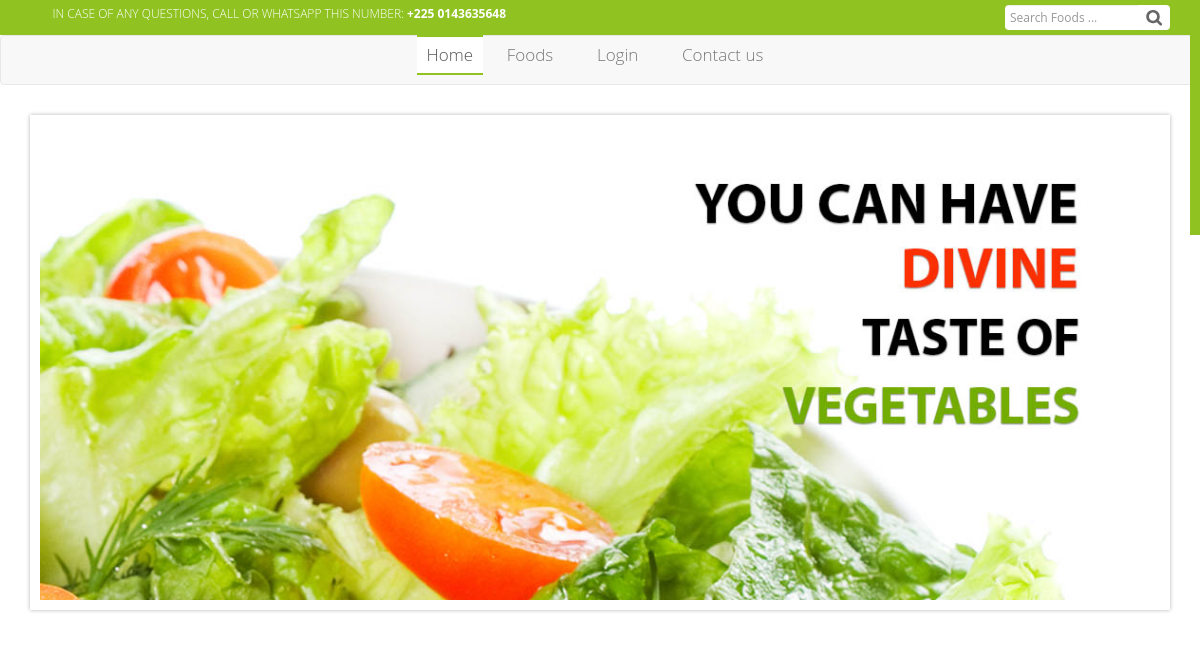
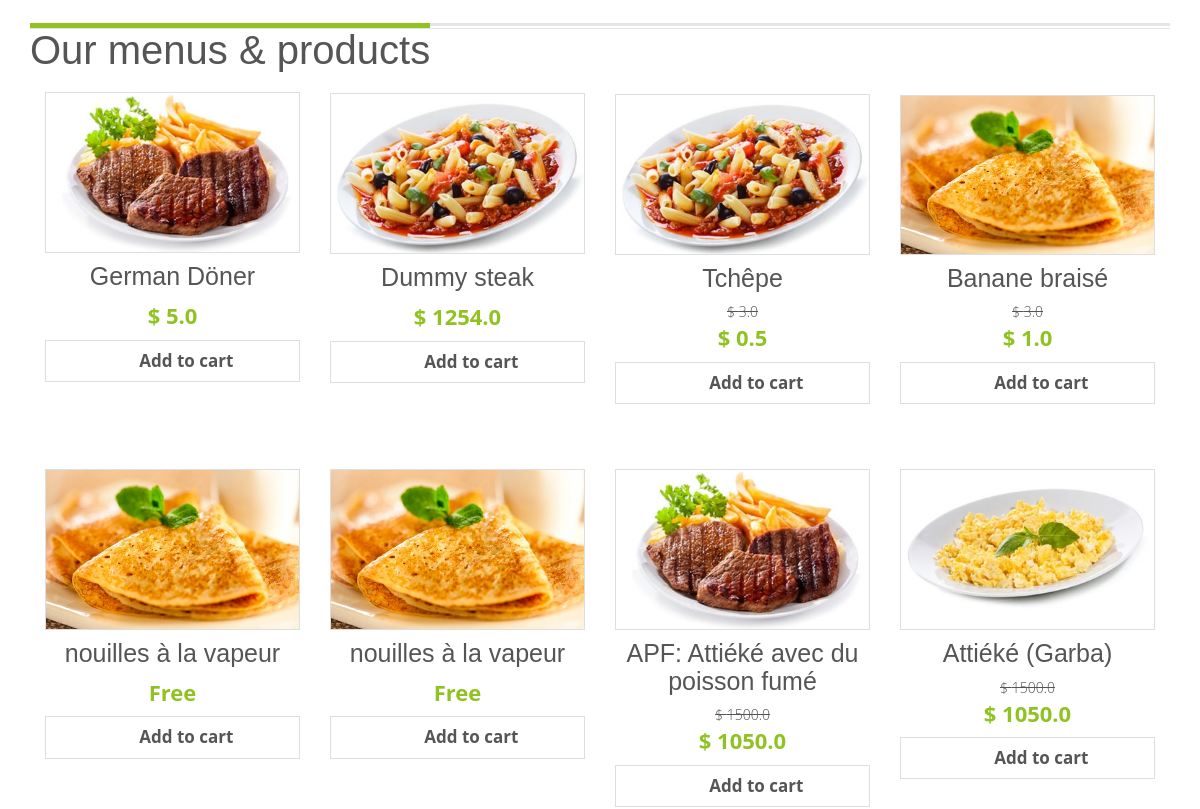
Before: / (upper part) with the older database file (2 pictures, top to bottom).
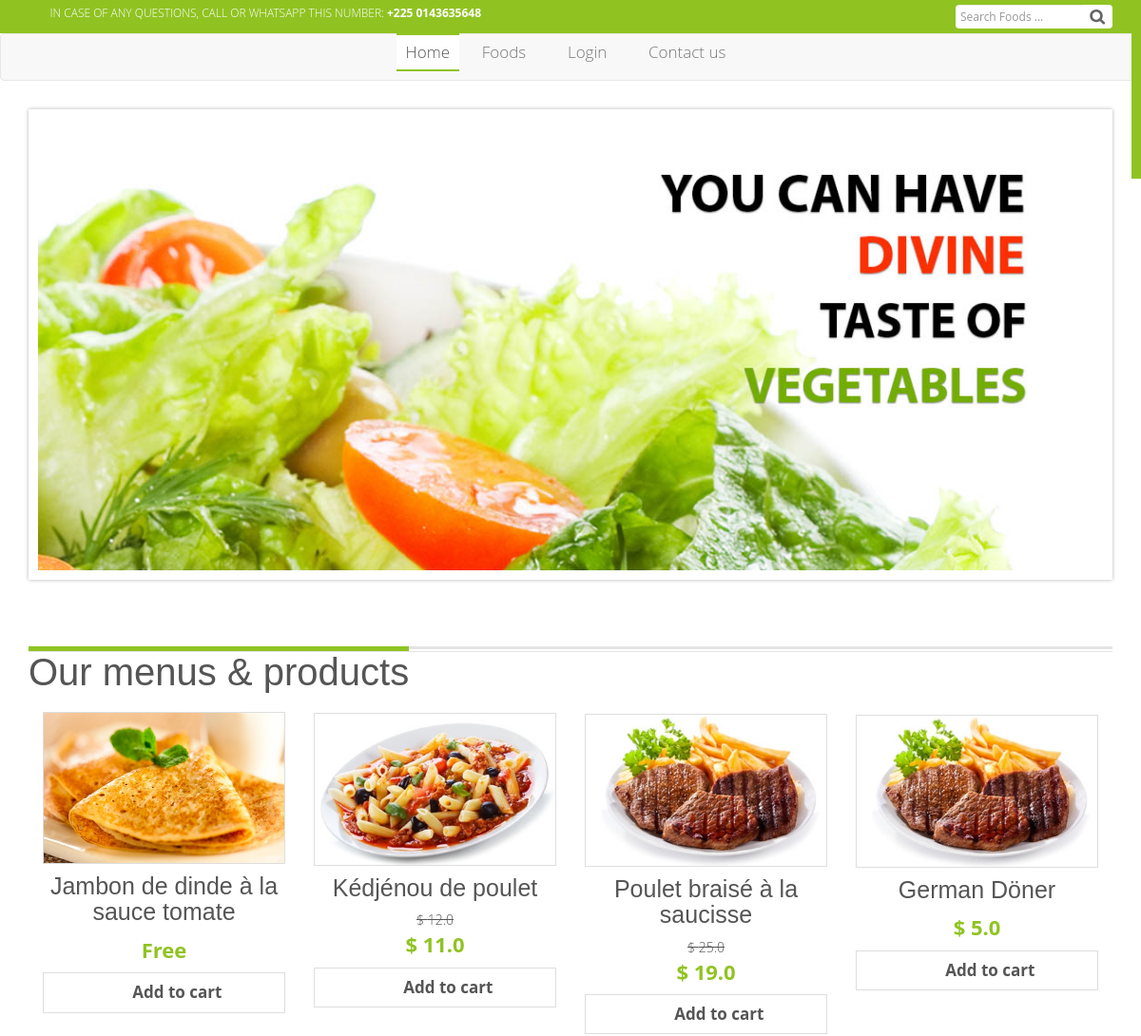
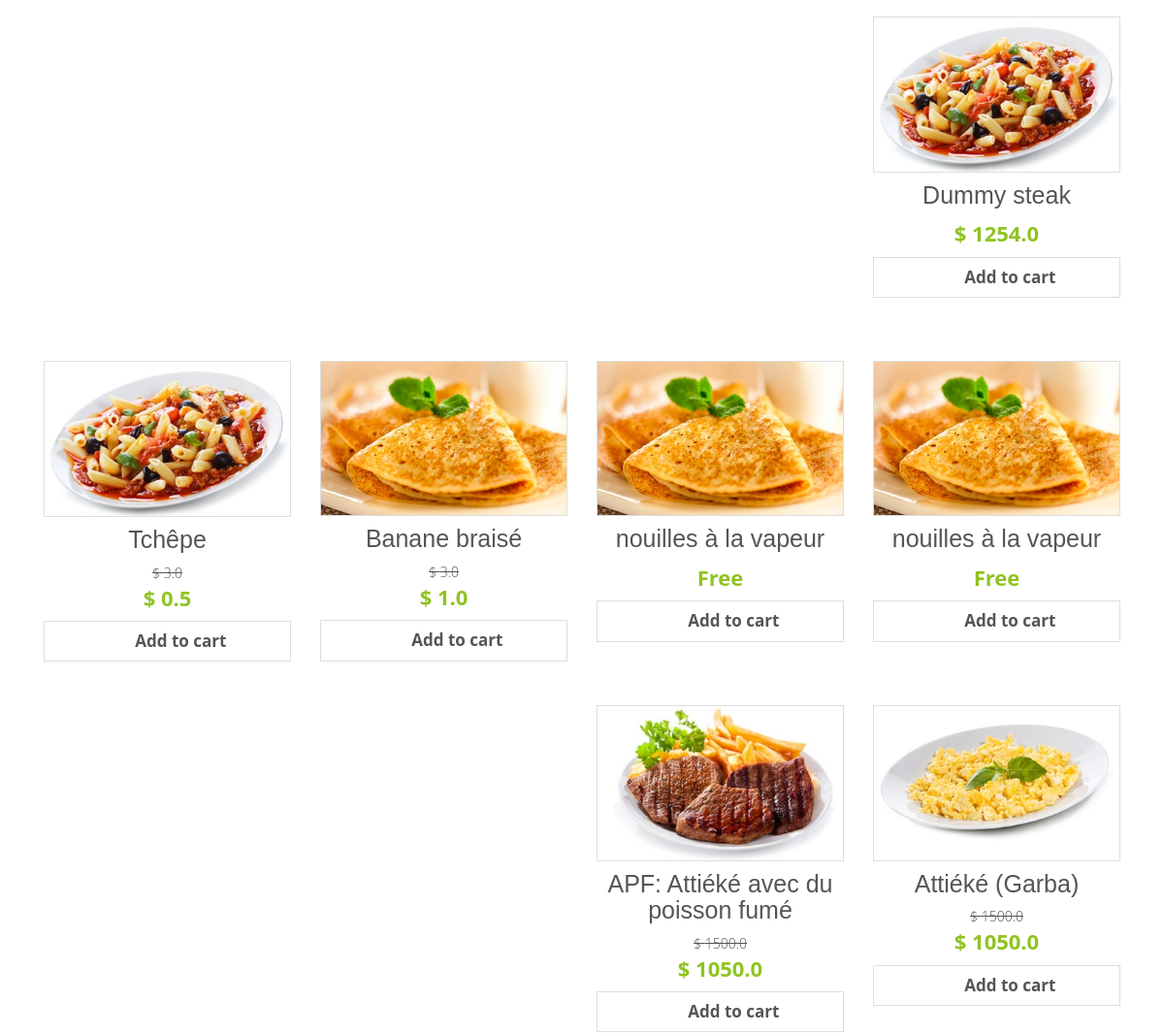
After: the same page with the newer database file (2 pictures, top to bottom).
### products/models.py (models this page shows, shortened)
class Item(models.Model):
	hit_count_generic = GenericRelation(HitCount,
		object_id_field='object_pk',
		related_query_name='hit_count_generic_relation'
	)
	title = models.CharField(max_length=255)
	slug = models.SlugField( max_length=400,
		help_text='Autofill field')
	description = models.TextField()
	picture = ResizedImageField(
		size=[500, 500],
		quality=100,
		upload_to='images/foods/%Y/%m/',
		help_text="Main picture")
	tags = TaggableManager()
	is_public = models.BooleanField(default=True)
	picture_2 = ResizedImageField(
		size=[500, 500],
		quality=100,
		null=True,
		blank=True,
		upload_to='images/foods/%Y/%m/',
		help_text="Second picture")
	picture_3 = ResizedImageField(
		size=[500, 500],
		quality=100,
		null=True,
		blank=True,
		upload_to='images/foods/%Y/%m/',
		help_text="Third picture")
	is_popular = models.BooleanField(default=False)
	date = models.DateTimeField(auto_now_add=True)
	price = models.FloatField()
	discount_price = models.FloatField(blank=True, null=True,
		help_text='Must be smaller than normal price')
	category = models.CharField(max_length=20, default='others',
		choices=CATEGORY_CHOICES)
	def get_add_to_cart_url(self):
		return reverse("add-food-to-cart", kwargs={
			"id" : self.id,
			"slug" : self.slug,
		})

### website/views.py (the view)
# urls.py: path('', views.home_view, name='home'),
def home_view(request):
	items = Item.objects.filter(is_public=True).order_by('-id')[:56]
	context = {
		'items' : items,
		'current_site' : get_current_site(request),
	}
	viewed_items = Item.objects.all()
	for item in viewed_items:
		update_views(request, item)
	template_name = 'public/home.html'
	return render(request, template_name, context)

### website/utils.py (called while the page is built)
def update_views(request, object):
    context = {}
    hit_count = get_hitcount_model().objects.get_for_object(object)
    hits = hit_count.hits
    hitcontext = context["hitcount"] = {"pk": hit_count.pk}
    hit_count_response = HitCountMixin.hit_count(request, hit_count)
    if hit_count_response.hit_counted:
        hits = hits+1
        hitcontext["hitcounted"] = hit_count_response.hit_counted
        hitcontext["hit_message"] = hit_count_response.hit_message
        hitcontext["total_hits"] = hits

### templates/public/home.html (shortened to what this page needs)
{% extends 'public/includes/base.html' %}
{% load i18n %}
{% load static %}
{% load humanize %}
{% load hitcount_tags %}
{% block content %}
	<section id="slider-area">
		<div class="container">
			<div class="row">
				<div class="col-md-12">
					<div id="slider" class="nivoSlider">
					</div>
				</div>
			</div>
		</div>
	</section>
	<section id="products" class="pb-5">
		<div class="container">
			<div class="row">
				<div class="col-md-12">
					<div class="products-heading">
						<h2>Our menus & products</h2>
					</div>
				</div>
			</div>
			<div class="row">
				{% for item in items %}
				<div class="col-md-12">
					<div class="col-md-3 col-lg-3">
						<div class="products">
							<a href="{% url 'food-detail' item.id item.slug %}">
								<img src="{{item.picture.url}}" alt="{{item.title}}" title="{{item.title}}">
							</a>
							<a href="{% url 'food-detail' item.id item.slug %}">
								<h5>
									{{item.title}}
								</h5>
							</a>
							{% if item.price == 0.0 %}
							<p class="price">
								Free
							</p>
							{% else %}
							{% if item.discount_price %}
							<del>$ {{item.price}}</del>
							<p class="price">
								$ {{item.discount_price}}
							</p>
							{% else %}
							<p class="price">
								$ {{item.price}}
							</p>
							{% endif %}
							{% endif %}
							<a class="view-link shutter" href="{{ item.get_add_to_cart_url }}">
								<i class="fa fa-plus-circle"></i>
								Add to cart
							</a>
						</div>
					</div>
				</div>
				{% endfor %}
			</div>
		</div>
	</section>
{% endblock content %}

### templates/public/includes/base.html (shortened to what this page needs)
{% load i18n %}
{% load static %}
{% load humanize %}
{% load hitcount_tags %}
<!DOCTYPE html>
<html lang="en">
<head>
    {% block links %}
    {% include 'public/includes/style_links.html' %}
    {% endblock links %}
</head>
<body>
    {% block header_search %}
    {% include 'public/includes/site_header_with_search.html' %}
    {% endblock header_search %}
    {% include 'public/includes/navbar.html' %}
    {% block content %} {% endblock content %}
</body>
</html>

### templates/public/includes/style_links.html
	{% load static %}
	<link rel="stylesheet" href="{% static 'css/nivo-slider.css' %}">
	<link rel="stylesheet" href="{% static 'css/owl.carousel.css' %}">
	<link rel="stylesheet" href="{% static 'css/owl.theme.css' %}">
	<link rel="stylesheet" href="{% static 'css/bootstrap.min.css' %}">
	<link rel="stylesheet" href="{% static 'css/font-awesome.min.css' %}">
	<link rel="stylesheet" href="{% static 'css/style.css' %}">
	<link rel="stylesheet" href="{% static 'css/responsive.css' %}">
	<link href="{% static 'css/margins.css' %}" rel="stylesheet">

### templates/public/includes/favicon.html (shortened to what this page needs)
    {% load static %}

### templates/public/includes/site_header_with_search.html
	<section id="top">
		<div class="container">
			<div class="row">
				<div class="col-md-7">
					<p class="contact-action"><i class="fa fa-phone-square"></i>IN CASE OF ANY QUESTIONS, CALL OR WHATSAPP THIS NUMBER: <strong>+225 0143635648</strong></p>
				</div>
				<div class="col-md-3 clearfix"></div>
				<div class="col-md-2">
					<div class="search-box">
						<form method="GET">
							<div class="input-group">
						    	<input placeholder="Search Foods ..." type="text" class="form-control" name="food" value="{{ request.GET.food }}">
						      	<span class="input-group-btn">
						        	<button class="btn btn-default" type="submit"></button>
						      	</span>
						    </div>
						</form>
					</div>
				</div>
			</div>
		</div>
	</section>

### templates/public/includes/navbar.html (shortened to what this page needs)
	{% load static %}
	<nav class="navbar navbar-default">
		<div class="container">
		    <div class="collapse navbar-collapse" id="bs-example-navbar-collapse-1">
		      	<ul class="nav navbar-nav nav-main">
		        	<li class="{% if request.path_info == '/' %}active{% endif %}">
		        		<a href="{% url 'home' %}">
		        			Home
		        		</a>
		        	</li>
					<li class="{% if request.path_info == '/foods/' %}active{% endif %}">
						<a href="{% url 'food-list' %}">
							Foods
						</a>
					</li>
					{% if request.user.is_authenticated %}
					<li class="{% if request.path_info == '/order/summary/' %}active{% endif %}">
						<a href="{% url 'order-summary' %}">
							<small class="badge badge-danger z-depth-1 mr-1">
								{{ request.user.profil.cart_item_count }}
							</small>
							<span>
								<i class="fa fa-shopping-cart"></i>
							</span>
						</a>
					</li>
					<li>
						<a href="{% url 'logout' %}">
							Logout
						</a>
					</li>
					{% else %}
					<li class="{% if request.path_info == '/user/login/' %}active{% endif %}">
						<a href="{% url 'login' %}">
							Login
						</a>
					</li>
					{% endif %}
					<li class="{% if request.path_info == '/contact-us/' %}active{% endif %}">
						<a href="{% url 'contact' %}">
							Contact us
						</a>
					</li>
		        </ul>
		    </div>
		</div>
	</nav>

### templates/public/includes/main_footer.html (shortened to what this page needs)
	{% load static %}

### templates/public/includes/scripts.html (shortened to what this page needs)
	{% load static %}

### static/css/nivo-slider.css (style rules this page uses)
.nivoSlider { position:relative; width:100%; height:auto; overflow: hidden; }

### static/css/style.css (style rules this page uses)
body { font-family: 'Open Sans', sans-serif; color: #555; font-size: 14px; font-weight: 300; }
li { list-style: none; }
h1,h2,h3,h4,h5,h6 { font-family: 'Yanone Kaffeesatz', sans-serif;color: #555 }
h2 { font-size: 40px; }
h5 { font-size: 25px; }
ul { padding-left: 0; }
section+section { margin-top: 50px; }
#top { width: 100%; background: #90c322; font-size: 12px; color: #fff; padding: 5px 0; }
#top .contact-action { margin-bottom: 0; }
#top p i { font-size: 16px; margin-right: 10px; }
.search-box input { outline: none; border:none; font-size: 12px; padding: 5px; height: 25px; }
.search-box button { height: 25px; background: url("../images/search.png") no-repeat; background-color: #fff; padding:10px 16px; background-position: 8px; border: 0; outline: 0; }
.nav-main li { -webkit-transition: .2s ease-in-out; -moz-transition: .2s ease-in-out; -ms-transition: .2s ease-in-out; -o-transition: .2s ease-in-out; transition: .2s ease-in-out; font-size: 17px; }
.nav-main > li::before { top: -2px; -webkit-transform: translateY(-10px); -moz-transform: translateY(-10px); transform: translateY(-10px); }
.nav-main > li:after { bottom: -2px; -webkit-transform: translateY(10px); -moz-transform: translateY(10px); transform: translateY(10px); }
.nav-main > li::before, .nav-main > li::after { position: absolute; left: 0; width: 100%; height: 2px; background: #90c322; content: ''; opacity: 0; -webkit-transition: opacity 0.3s, -webkit-transform 0.3s; -moz-transition: opacity 0.3s, -moz-transform 0.3s; transition: opacity 0.3s, transform 0.3s; }
.nav-main > li a { padding: 8px 10px; color: #555; font-size: 17px; }
.navbar-nav { float: none; text-align: center; }
.navbar-nav>li { float: none; display: inline-block; margin:0 10px; }
.navbar-nav .active { border-top: 2px solid #90c322; border-bottom: 2px solid #90c322; margin: -1px 0; }
.navbar-nav .active a { background: #fff !important; }
#slider-area { margin-top: 30px; }
.nivoSlider { border:10px solid #fff; -webkit-box-shadow:0 0 4px rgba(0,0,0,.3) ; -moz-box-shadow:0 0 4px rgba(0,0,0,.3) ; box-shadow:0 0 4px rgba(0,0,0,.3) ; }
.products-heading { margin-top: 20px; background: url("../images/titleBorder.png"); background-repeat: repeat-x; }
.products-heading h2 { margin: 0px 0 20px ; border-top: 5px solid #90c322; display: inline-block; }
.products { text-align: center; margin-bottom: 65px; cursor: pointer; }
.products a img { width: 100%; border: 1px solid #dedede; -webkit-transition: 0.3s ease-in-out; -moz-transition: 0.3s ease-in-out; -ms-transition: 0.3s ease-in-out; -o-transition: 0.3s ease-in-out; transition: 0.3s ease-in-out; }
.view-link { text-align: center; border: 1px solid #dedede; display: block; padding: 8px 10px; font-size: 17px; color: #555; font-weight: bold; }
.view-link i { padding-right: 10px; color: #555; -webkit-transition: .2s ease-in-out; -moz-transition: .2s ease-in-out; -ms-transition: .2s ease-in-out; -o-transition: .2s ease-in-out; transition: .2s ease-in-out; }
.price { font-size: 22px; color: #90c322; font-weight: bold; margin-bottom: 8px; }
.shutter { position: relative; -webkit-transition: .2s ease-in-out; -moz-transition: .2s ease-in-out; -ms-transition: .2s ease-in-out; -o-transition: .2s ease-in-out; transition: .2s ease-in-out; }
.shutter:before { width: 100%; height: 0; top: 0; left: 0; display: block; content: ""; position: absolute; -webkit-transition: .2s ease-in-out; -moz-transition: .2s ease-in-out; -ms-transition: .2s ease-in-out; -o-transition: .2s ease-in-out; transition: .2s ease-in-out; z-index: -1; }

### static/css/margins.css (style rules this page uses)
.pb-5, .py-5 { padding-bottom: 3rem !important; }

Changed rows visible on the page:
added Item: picture (picture), title "Jambon de dinde à la sauce tomate", price "Free"
added Item: picture (picture), title "Kédjénou de poulet", price "12.0", discount_price "11.0"
added Item: picture (picture), title "Poulet braisé à la saucisse", price "25.0", discount_price "19.0"
